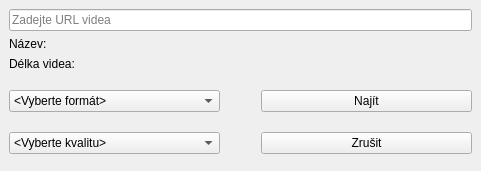
<?xml version="1.0" encoding="UTF-8"?>
<ui version="4.0">
 <class>MainWindow</class>
 <widget class="QMainWindow" name="MainWindow">
  <property name="geometry">
   <rect>
    <x>0</x>
    <y>0</y>
    <width>481</width>
    <height>171</height>
   </rect>
  </property>
  <property name="windowTitle">
   <string>MainWindow</string>
  </property>
  <widget class="QWidget" name="centralwidget">
   <layout class="QVBoxLayout" name="verticalLayout_3">
    <item>
     <layout class="QVBoxLayout" name="verticalLayout">
      <item>
       <spacer name="verticalSpacer_3">
        <property name="orientation">
         <enum>Qt::Vertical</enum>
        </property>
        <property name="sizeHint" stdset="0">
         <size>
          <width>20</width>
          <height>49</height>
         </size>
        </property>
       </spacer>
      </item>
      <item>
       <widget class="QLineEdit" name="lineEdit">
        <property name="placeholderText">
         <string>Zadejte URL videa</string>
        </property>
        <property name="clearButtonEnabled">
         <bool>true</bool>
        </property>
       </widget>
      </item>
      <item>
       <widget class="QLabel" name="label_2">
        <property name="text">
         <string>Název: </string>
        </property>
       </widget>
      </item>
      <item>
       <widget class="QLabel" name="label">
        <property name="text">
         <string>Délka videa:</string>
        </property>
       </widget>
      </item>
      <item>
       <layout class="QHBoxLayout" name="horizontalLayout">
        <item>
         <layout class="QVBoxLayout" name="verticalLayout_2">
          <item>
           <spacer name="verticalSpacer">
            <property name="orientation">
             <enum>Qt::Vertical</enum>
            </property>
            <property name="sizeHint" stdset="0">
             <size>
              <width>20</width>
              <height>40</height>
             </size>
            </property>
           </spacer>
          </item>
          <item>
           <widget class="QComboBox" name="comboBox">
            <item>
             <property name="text">
              <string>&lt;Vyberte formát&gt;</string>
             </property>
            </item>
            <item>
             <property name="text">
              <string>mp3 (zvuk)</string>
             </property>
            </item>
            <item>
             <property name="text">
              <string>mp4 (zvuk+video)</string>
             </property>
            </item>
           </widget>
          </item>
          <item>
           <spacer name="verticalSpacer_5">
            <property name="orientation">
             <enum>Qt::Vertical</enum>
            </property>
            <property name="sizeHint" stdset="0">
             <size>
              <width>20</width>
              <height>40</height>
             </size>
            </property>
           </spacer>
          </item>
          <item>
           <widget class="QComboBox" name="comboBox_2">
            <item>
             <property name="text">
              <string>&lt;Vyberte kvalitu&gt;</string>
             </property>
            </item>
           </widget>
          </item>
         </layout>
        </item>
        <item>
         <spacer name="horizontalSpacer">
          <property name="orientation">
           <enum>Qt::Horizontal</enum>
          </property>
          <property name="sizeType">
           <enum>QSizePolicy::Fixed</enum>
          </property>
          <property name="sizeHint" stdset="0">
           <size>
            <width>35</width>
            <height>20</height>
           </size>
          </property>
         </spacer>
        </item>
        <item>
         <layout class="QVBoxLayout" name="verticalLayout_4">
          <item>
           <spacer name="verticalSpacer_2">
            <property name="orientation">
             <enum>Qt::Vertical</enum>
            </property>
            <property name="sizeHint" stdset="0">
             <size>
              <width>20</width>
              <height>40</height>
             </size>
            </property>
           </spacer>
          </item>
          <item>
           <widget class="QPushButton" name="pushButton">
            <property name="sizePolicy">
             <sizepolicy hsizetype="Minimum" vsizetype="Fixed">
              <horstretch>0</horstretch>
              <verstretch>0</verstretch>
             </sizepolicy>
            </property>
            <property name="text">
             <string>Najít</string>
            </property>
           </widget>
          </item>
          <item>
           <spacer name="verticalSpacer_6">
            <property name="orientation">
             <enum>Qt::Vertical</enum>
            </property>
            <property name="sizeHint" stdset="0">
             <size>
              <width>20</width>
              <height>40</height>
             </size>
            </property>
           </spacer>
          </item>
          <item>
           <widget class="QPushButton" name="pushButton_2">
            <property name="text">
             <string>Zrušit</string>
            </property>
           </widget>
          </item>
         </layout>
        </item>
       </layout>
      </item>
      <item>
       <spacer name="verticalSpacer_4">
        <property name="orientation">
         <enum>Qt::Vertical</enum>
        </property>
        <property name="sizeHint" stdset="0">
         <size>
          <width>20</width>
          <height>61</height>
         </size>
        </property>
       </spacer>
      </item>
     </layout>
    </item>
   </layout>
  </widget>
  <action name="actiony2mate_com">
   <property name="text">
    <string>y2mate.com</string>
   </property>
  </action>
 </widget>
 <resources/>
 <connections/>
</ui>
